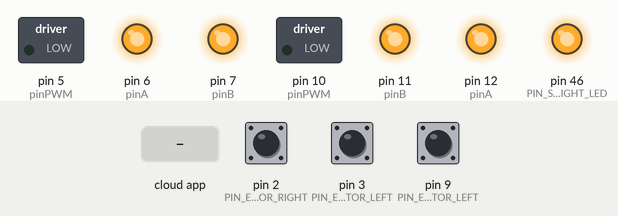
Simulated run of this sketch. Board: Arduino Mega 2560, built with avr-gcc and run on an emulated ATmega2560. On the bench: switched loads named in the sketch (green lamp = pin HIGH), output pins drawn as LEDs (lit = HIGH). The test bench sets the inputs (shaded band); at power-on: pin 2 (PIN_ENCOD_A_MOTOR_RIGHT) HIGH, pin 3 (PIN_ENCOD_A_MOTOR_LEFT) HIGH, pin 9 (PIN_ENCOD_B_MOTOR_LEFT) HIGH. The ROS host is connected and sends only what is stated.

Above: at 1.2 s.
1.3 s: the phone or cloud app sets linear.x to -100
At 2.1 s:
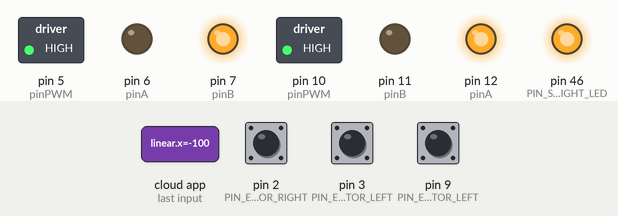
3.8 s: the phone or cloud app sets linear.x to 0
At 5.1 s:
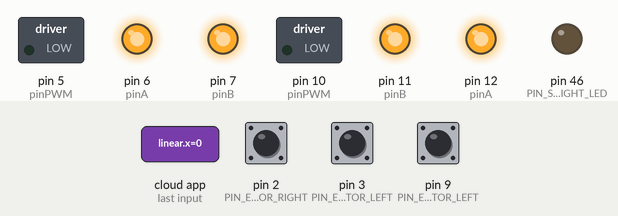
6.8 s: the phone or cloud app sets angular.z to -100
At 7.2 s:
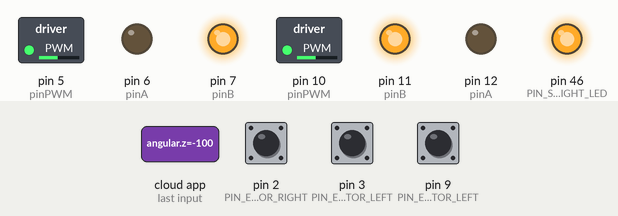
9.8 s: the phone or cloud app sets angular.z to 100
At 10.2 s:
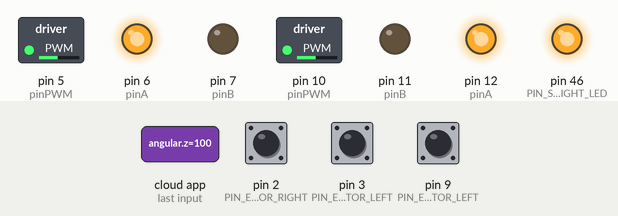
12.8 s: the phone or cloud app sets linear.x to 100
At 13.6 s:
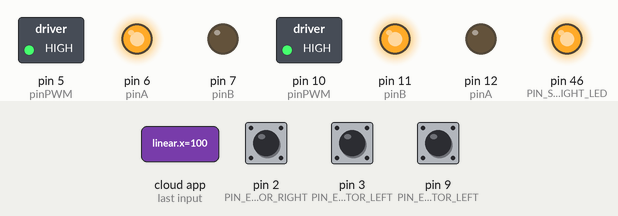
15.3 s: the phone or cloud app sets linear.x to -100
At 15.6 s:
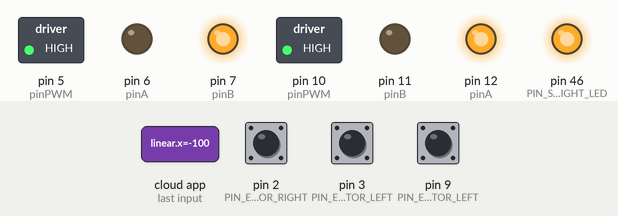
Timing chart, 0 to 18.3 s (numbered marks = the images above; inputs shaded):
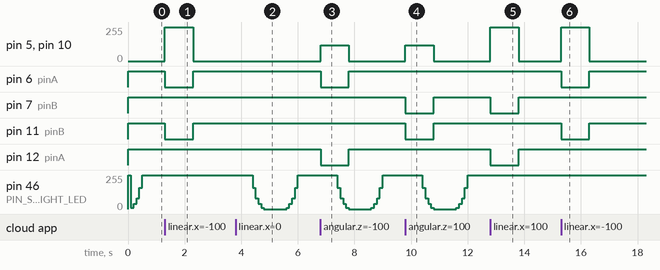

The sketch:

TeleopDrive.ino
```cpp
#include <Wire.h>
#include <PID_v1.h>
#include <ros.h>
#include <std_msgs/String.h>
#include <geometry_msgs/Vector3Stamped.h>
#include <geometry_msgs/Twist.h>
#include <ros/time.h>

//initializing all the variables
#define LOOPTIME                      100     //Looptime in millisecond
const byte noCommLoopMax = 10;                //number of main loops the robot will execute without communication before stopping
unsigned int noCommLoops = 0;                 //main loop without communication counter

double speed_cmd_left2 = 0;

const int PIN_ENCOD_A_MOTOR_LEFT = 3;               //A channel for encoder of left motor
const int PIN_ENCOD_B_MOTOR_LEFT = 9;               //B channel for encoder of left motor

const int PIN_ENCOD_A_MOTOR_RIGHT = 2;              //A channel for encoder of right motor
const int PIN_ENCOD_B_MOTOR_RIGHT = 8;              //B channel for encoder of right motor

const int PIN_SIDE_LIGHT_LED = 46;                  //Side light blinking led pin

unsigned long lastMilli = 0;

//--- Robot-specific constants ---
const double radius = 0.06;                   //Wheel radius, in m
const double wheelbase = 0.187;               //Wheelbase, in m
const double encoder_cpr = 600;               //Encoder ticks or counts per rotation
const double speed_to_pwm_ratio = 0.00235;    //Ratio to convert speed (in m/s) to PWM value. It was obtained by plotting the wheel speed in relation to the PWM motor command (the value is the slope of the linear function).
const double min_speed_cmd = 0.0882;          //(min_speed_cmd/speed_to_pwm_ratio) is the minimum command value needed for the motor to start moving. This value was obtained by plotting the wheel speed in relation to the PWM motor command (the value is the constant of the linear function).

double speed_req = 0;                         //Desired linear speed for the robot, in m/s
double angular_speed_req = 0;                 //Desired angular speed for the robot, in rad/s

double speed_req_left = 0;                    //Desired speed for left wheel in m/s
double speed_act_left = 0;                    //Actual speed for left wheel in m/s
double speed_cmd_left = 0;                    //Command speed for left wheel in m/s

double speed_req_right = 0;                   //Desired speed for right wheel in m/s
double speed_act_right = 0;                   //Actual speed for right wheel in m/s
double speed_cmd_right = 0;                   //Command speed for right wheel in m/s

const double max_speed = 0.4;                 //Max speed in m/s

int PWM_leftMotor = 0;                     //PWM command for left motor
int PWM_rightMotor = 0;                    //PWM command for right motor

int i ;

// PID Parameters
const double PID_left_param[] = { 1, 0, 0 }; //Respectively Kp, Ki and Kd for left motor PID
const double PID_right_param[] = { 1, 0, 0 }; //Respectively Kp, Ki and Kd for right motor PID

volatile float pos_left = 0;       //Left motor encoder position
volatile float pos_right = 0;      //Right motor encoder position

PID PID_leftMotor(&speed_act_left, &speed_cmd_left, &speed_req_left, PID_left_param[0], PID_left_param[1], PID_left_param[2], DIRECT);          //Setting up the PID for left motor
PID PID_rightMotor(&speed_act_right, &speed_cmd_right, &speed_req_right, PID_right_param[0], PID_right_param[1], PID_right_param[2], DIRECT);   //Setting up the PID for right motor

//motor driver setup
/*
Adafruit_MotorShield AFMS = Adafruit_MotorShield();  // Create the motor shield object with the default I2C address
Adafruit_DCMotor *leftMotor = AFMS.getMotor(1);      //Create left motor object
Adafruit_DCMotor *rightMotor = AFMS.getMotor(2);     //Create right motor object
*/


class motor{
    public:
        int pinA;
        int pinB;
        int pinPWM;

    void motor_setup(){
        pinMode(pinA,OUTPUT);
        pinMode(pinB,OUTPUT);
        pinMode(pinPWM,OUTPUT);
    }

    void setSpeed(const int speedInput){
        analogWrite(pinPWM, speedInput);
    }

    void run(const String runInput){
       if(runInput == "BRAKE"){
            digitalWrite(pinA, HIGH);
            digitalWrite(pinB, HIGH);
       }
       else if(runInput == "FORWARD"){
            digitalWrite(pinA, HIGH);
            digitalWrite(pinB, LOW);
       }
       else if(runInput == "BACKWARD"){
            digitalWrite(pinA, LOW);
            digitalWrite(pinB, HIGH);
       }
    }
};

ros::NodeHandle nh;


geometry_msgs::Vector3Stamped encode;
ros::Publisher encode_msg("encode", &encode);

geometry_msgs::Vector3Stamped speedreq;
ros::Publisher speed_reqmsg("speedreq", &speedreq);

geometry_msgs::Vector3Stamped PWM;
ros::Publisher PWM_msg("PWM", &PWM);

geometry_msgs::Vector3Stamped speedcmd;
ros::Publisher speed_cmd("speedcmd", &speedcmd);


//function that will be called when receiving command from host
void handle_cmd (const geometry_msgs::Twist& cmd_vel) {
  noCommLoops = 0;                                                  //Reset the counter for number of main loops without communication

  speed_req = cmd_vel.linear.x;                                     //Extract the commanded linear speed from the message

  angular_speed_req = cmd_vel.angular.z;                            //Extract the commanded angular speed from the message

  speed_req_left = speed_req - angular_speed_req*(wheelbase/2);     //Calculate the required speed for the left motor to comply with commanded linear and angular speeds
  speed_req_right = speed_req + angular_speed_req*(wheelbase/2);    //Calculate the required speed for the right motor to comply with commanded linear and angular speeds

/*
  if(angular_speed_req != 0 && speed_req == 0 )
  {
    i = 1 ; //only rotating
  }
  else if(angular_speed_req == 0 && speed_req != 0 )
  {
    i = 2 ; //only straigth
  }
  else
  {
    i = 3 ;
  }*/


  speedreq.vector.x = speed_req_left;    //left wheel speed (in m/s)
  speedreq.vector.y = speed_req_right;   //right wheel speed (in m/s)
}

ros::Subscriber<geometry_msgs::Twist> cmd_vel("cmd_vel", handle_cmd);   //create a subscriber to ROS topic for velocity commands (will execute "handle_cmd" function when receiving data)
geometry_msgs::Vector3Stamped speed_msg;                                //create a "speed_msg" ROS message
ros::Publisher speed_pub("speed", &speed_msg);                          //create a publisher to ROS topic "speed" using the "speed_msg" type

const int lightIncNumber = 30;                                                                                                                                       //Number of lightIncrements for side light blinking
int lightInc = 0;                                                                                                                                                    //Init increment for side light blinking
int lightValue [lightIncNumber]= { 10, 40, 80, 160, 255, 255, 255, 255, 255, 255, 255, 255, 255, 255, 255, 255, 255, 255, 160, 80, 40, 10, 0, 0, 0, 0, 0, 0, 0, 0 }; //side light increment values
int lightValueNoComm [25]= { 255, 0, 255, 0, 255, 0, 0, 0, 0, 0, 0, 0, 0, 0, 0, 0, 0, 0, 0, 0, 0, 0, 0, 0, 0 }; //side light increment values
int lightT = 0; //init light period

//motor driver setup
motor leftMotor, rightMotor;


//__________________________________________________________________________

void setup() {


  pinMode(PIN_SIDE_LIGHT_LED, OUTPUT);      //set pin for side light leds as output
  analogWrite(PIN_SIDE_LIGHT_LED, 255);     //light up side lights

  nh.initNode();                            //init ROS node
  nh.getHardware()->setBaud(57600);         //set baud for ROS serial communication
  nh.subscribe(cmd_vel);                    //suscribe to ROS topic for velocity commands
  nh.advertise(speed_pub);                  //prepare to publish speed in ROS topic
  nh.advertise(encode_msg);                  //prepare to publish speed in ROS topic
  nh.advertise(speed_reqmsg);                  //prepare to publish speed in ROS topic
  nh.advertise(speed_cmd);                  //prepare to publish speed in ROS topic
  nh.advertise(PWM_msg);                  //prepare to publish speed in ROS topic

  //AFMS.begin();
  leftMotor.pinA = 12;
  leftMotor.pinB = 11;
  leftMotor.pinPWM = 10;
  rightMotor.pinA = 6;
  rightMotor.pinB = 7;
  rightMotor.pinPWM = 5;
  leftMotor.motor_setup();
  rightMotor.motor_setup();
  //setting motor speeds to zero
  leftMotor.setSpeed(0);
  leftMotor.run("BRAKE");
  rightMotor.setSpeed(0);
  rightMotor.run("BRAKE");

  //setting PID parameters
  PID_leftMotor.SetSampleTime(95);
  PID_rightMotor.SetSampleTime(95);
  PID_leftMotor.SetOutputLimits(-max_speed, max_speed);
  PID_rightMotor.SetOutputLimits(-max_speed, max_speed);
  PID_leftMotor.SetMode(AUTOMATIC);
  PID_rightMotor.SetMode(AUTOMATIC);

  // Define the rotary encoder for left motor
  pinMode(PIN_ENCOD_A_MOTOR_LEFT, INPUT);
  pinMode(PIN_ENCOD_B_MOTOR_LEFT, INPUT);
  digitalWrite(PIN_ENCOD_A_MOTOR_LEFT, HIGH);                // turn on pullup resistor
  digitalWrite(PIN_ENCOD_B_MOTOR_LEFT, HIGH);
  attachInterrupt(0, encoderLeftMotor, RISING);

  // Define the rotary encoder for right motor
  pinMode(PIN_ENCOD_A_MOTOR_RIGHT, INPUT);
  pinMode(PIN_ENCOD_B_MOTOR_RIGHT, INPUT);
  digitalWrite(PIN_ENCOD_A_MOTOR_RIGHT, HIGH);                // turn on pullup resistor
  digitalWrite(PIN_ENCOD_B_MOTOR_RIGHT, HIGH);
  attachInterrupt(1, encoderRightMotor, RISING);
}

//_________________________________________________________________________

void loop() {
  nh.spinOnce();
  if((millis()-lastMilli) >= LOOPTIME)
  {                                                                           // enter timed loop
    lastMilli = millis();

    if (!nh.connected()){
      analogWrite(PIN_SIDE_LIGHT_LED, lightValueNoComm[lightInc]);
      lightInc=lightInc+1;
      if (lightInc >= 25){
        lightInc=0;
      }
    }
    else{
      analogWrite(PIN_SIDE_LIGHT_LED, lightValue [lightInc]);
      lightT = 3000 - ((2625/max_speed)*((abs(speed_req_left)+abs(speed_req_right))/2));
      lightInc=lightInc+(30/(lightT/LOOPTIME));
      if (lightInc >= lightIncNumber){
        lightInc=0;
      }
    }

    /*
    if(i==1)
    {
      pos_left = -1*pos_left ;
      pos_right = -1*pos_right ;
    }
    else
    {

    }*/

     encode.vector.x = pos_left;    //left wheel speed (in m/s)
     encode.vector.y = pos_right;   //right wheel speed (in m/s)

    if (abs(pos_left) < 5){                                                   //Avoid taking in account small disturbances
      speed_act_left = 0;
    }
    else {
      speed_act_left=((pos_left/encoder_cpr)*2*PI)*(1000/LOOPTIME)*radius;           // calculate speed of left wheel
    }

    if (abs(pos_right) < 5){                                                  //Avoid taking in account small disturbances
      speed_act_right = 0;
    }
    else {
    speed_act_right=((pos_right/encoder_cpr)*2*PI)*(1000/LOOPTIME)*radius;          // calculate speed of right wheel
    }


    pos_left = 0;
    pos_right = 0;


    speed_cmd_left = constrain(speed_cmd_left, -max_speed, max_speed);
    PID_leftMotor.Compute();
    // compute PWM value for left motor. Check constant definition comments for more information.
    PWM_leftMotor = constrain(((speed_req_left+sgn(speed_req_left)*min_speed_cmd)/speed_to_pwm_ratio) + (speed_cmd_left/speed_to_pwm_ratio), -255, 255); //

    if (noCommLoops >= noCommLoopMax) {                   //Stopping if too much time without command
      leftMotor.setSpeed(0);
      leftMotor.run("BRAKE");
    }
    else if (speed_req_left == 0){                        //Stopping
      leftMotor.setSpeed(0);
      leftMotor.run("BRAKE");
    }
    else if (PWM_leftMotor > 0){                          //Going "FORWARD"
      leftMotor.setSpeed(abs(PWM_leftMotor));
      leftMotor.run("BACKWARD");
    }
    else {                                               //Going ""BACKWARD""
      leftMotor.setSpeed(abs(PWM_leftMotor));
      leftMotor.run("FORWARD");
    }


    speed_cmd_right = constrain(speed_cmd_right, -max_speed, max_speed);
    PID_rightMotor.Compute();
    // compute PWM value for right motor. Check constant definition comments for more information.
    PWM_rightMotor = constrain(((speed_req_right+sgn(speed_req_right)*min_speed_cmd)/speed_to_pwm_ratio) + (speed_cmd_right/speed_to_pwm_ratio), -255, 255); //

    if (noCommLoops >= noCommLoopMax) {                   //Stopping if too much time without command
      rightMotor.setSpeed(0);
      rightMotor.run("BRAKE");
    }
    else if (speed_req_right == 0){                       //Stopping
      rightMotor.setSpeed(0);
      rightMotor.run("BRAKE");
    }
    else if (PWM_rightMotor > 0){                         //Going "FORWARD"
      rightMotor.setSpeed(abs(PWM_rightMotor));
      rightMotor.run("FORWARD");
    }
    else {                                                //Going ""BACKWARD""
      rightMotor.setSpeed(abs(PWM_rightMotor));
      rightMotor.run("BACKWARD");
    }

    if((millis()-lastMilli) >= LOOPTIME){         //write an error if execution time of the loop in longer than the specified looptime
      Serial.println(" TOO LONG ");
    }

    noCommLoops++;
    if (noCommLoops == 65535){
      noCommLoops = noCommLoopMax;
    }


   speedcmd.vector.x = speed_cmd_left;    //left wheel speed (in m/s)
   speedcmd.vector.y = speed_cmd_right;   //right wheel speed (in m/s)

   PWM.vector.x = PWM_leftMotor;    //left wheel speed (in m/s)
   PWM.vector.y = PWM_rightMotor;   //right wheel speed (in m/s)

    publishSpeed(LOOPTIME);   //Publish odometry on ROS topic

  }
 }

//Publish function for odometry, uses a vector type message to send the data (message type is not meant for that but that's easier than creating a specific message type)
void publishSpeed(double time) {
  speed_msg.header.stamp = nh.now();      //timestamp for odometry data
  speed_msg.vector.x = -1*speed_act_left;    //left wheel speed (in m/s)
  speed_msg.vector.y = -1*speed_act_right;   //right wheel speed (in m/s)
  speed_msg.vector.z = time/1000;         //looptime, should be the same as specified in LOOPTIME (in s)
  speed_pub.publish(&speed_msg);

  encode_msg.publish(&encode);
  PWM_msg.publish(&PWM);
  speed_reqmsg.publish(&speedreq);
  speed_cmd.publish(&speedcmd);

  nh.spinOnce();
  nh.loginfo("Publishing odometry");
}

//Left motor encoder counter
void encoderLeftMotor() {
  if (digitalRead(PIN_ENCOD_A_MOTOR_LEFT) == digitalRead(PIN_ENCOD_B_MOTOR_LEFT)) pos_left++;
  else pos_left--;

}

//Right motor encoder counter
void encoderRightMotor() {
  if (digitalRead(PIN_ENCOD_A_MOTOR_RIGHT) == digitalRead(PIN_ENCOD_B_MOTOR_RIGHT)) pos_right--;
  else pos_right++;

}

template <typename T> int sgn(T val) {
    return (T(0) < val) - (val < T(0));
}
```

Measured:
- after the input at 1.3 s, pin 5 (pinPWM), pin 10 (pinPWM): 0/255 → 255/255 at once, → 0/255 1.0 s later; pin 6 (pinA), pin 11 (pinB): HIGH → LOW at once, → HIGH 1.0 s later; pin 46 (PIN_SIDE_LIGHT_LED): stops changing and stays 255/255
- after the input at 3.8 s, pin 46 (PIN_SIDE_LIGHT_LED): 255/255 → 160/255 after 0.60 s, → 80/255 0.10 s later, → 40/255 0.10 s later, → 10/255 0.10 s later, … (10 changes in this stretch)
- after the input at 6.8 s, pin 5 (pinPWM), pin 10 (pinPWM): 0/255 → 117/255 at once, → 0/255 1.0 s later; pin 6 (pinA), pin 12 (pinA): HIGH → LOW at once, → HIGH 1.0 s later
- after the input at 9.8 s, pin 5 (pinPWM), pin 10 (pinPWM): 0/255 → 117/255 at once, → 0/255 1.0 s later; pin 7 (pinB), pin 11 (pinB): HIGH → LOW at once, → HIGH 1.0 s later
- after the input at 12.8 s, pin 5 (pinPWM), pin 10 (pinPWM): 0/255 → 255/255 at once, → 0/255 1.0 s later; pin 7 (pinB), pin 12 (pinA): HIGH → LOW at once, → HIGH 1.0 s later; pin 46 (PIN_SIDE_LIGHT_LED): stops changing and stays 255/255
- after the input at 15.3 s, pin 5 (pinPWM), pin 10 (pinPWM): 0/255 → 255/255 at once, → 0/255 1.0 s later; pin 6 (pinA), pin 11 (pinB): HIGH → LOW at once, → HIGH 1.0 s later
